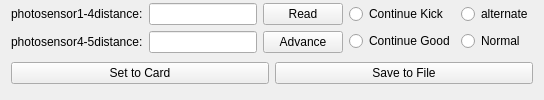
          <widget class="DHBaseWidget" name="widget_IOCard1set" native="true">
           <layout class="QGridLayout" name="gridLayout_7">
            <property name="topMargin">
             <number>0</number>
            </property>
            <item row="0" column="0" colspan="2">
             <layout class="QVBoxLayout" name="namelayout_IOCard1Set"/>
            </item>
            <item row="1" column="0">
             <layout class="QGridLayout" name="gridLayout_2">
              <item row="0" column="1">
               <widget class="QLineEdit" name="Distance1to4">
                <property name="sizePolicy">
                 <sizepolicy hsizetype="Minimum" vsizetype="Fixed">
                  <horstretch>0</horstretch>
                  <verstretch>0</verstretch>
                 </sizepolicy>
                </property>
                <property name="maximumSize">
                 <size>
                  <width>16777215</width>
                  <height>16777215</height>
                 </size>
                </property>
               </widget>
              </item>
              <item row="0" column="0">
               <widget class="QLabel" name="label_3">
                <property name="text">
                 <string>photosensor1-4distance:</string>
                </property>
               </widget>
              </item>
              <item row="1" column="1">
               <widget class="QLineEdit" name="Distance4to5">
                <property name="sizePolicy">
                 <sizepolicy hsizetype="Minimum" vsizetype="Fixed">
                  <horstretch>0</horstretch>
                  <verstretch>0</verstretch>
                 </sizepolicy>
                </property>
                <property name="maximumSize">
                 <size>
                  <width>16777215</width>
                  <height>16777215</height>
                 </size>
                </property>
               </widget>
              </item>
              <item row="1" column="0">
               <widget class="QLabel" name="label_14">
                <property name="text">
                 <string>photosensor4-5distance:</string>
                </property>
               </widget>
              </item>
              <item row="0" column="2">
               <widget class="QPushButton" name="read1">
                <property name="text">
                 <string>Read</string>
                </property>
               </widget>
              </item>
              <item row="1" column="2">
               <widget class="QPushButton" name="advance1">
                <property name="text">
                 <string>Advance</string>
                </property>
               </widget>
              </item>
             </layout>
            </item>
            <item row="1" column="1">
             <layout class="QGridLayout" name="gridLayout">
              <item row="0" column="0">
               <widget class="QRadioButton" name="radioButton_bad">
                <property name="text">
                 <string>Continue Kick</string>
                </property>
               </widget>
              </item>
              <item row="0" column="1">
               <widget class="QRadioButton" name="radioButton_alternate">
                <property name="text">
                 <string>alternate</string>
                </property>
               </widget>
              </item>
              <item row="2" column="0">
               <widget class="QRadioButton" name="radioButton_good">
                <property name="text">
                 <string>Continue Good</string>
                </property>
               </widget>
              </item>
              <item row="2" column="1">
               <widget class="QRadioButton" name="radioButton_normal">
                <property name="text">
                 <string>Normal</string>
                </property>
               </widget>
              </item>
             </layout>
            </item>
            <item row="2" column="0" colspan="2">
             <layout class="QHBoxLayout" name="horizontalLayout_10">
              <item>
               <widget class="QPushButton" name="settocard_1">
                <property name="text">
                 <string>Set to Card</string>
                </property>
               </widget>
              </item>
              <item>
               <widget class="QPushButton" name="settofile_1">
                <property name="text">
                 <string>Save to File</string>
                </property>
               </widget>
              </item>
             </layout>
            </item>
           </layout>
          </widget>
